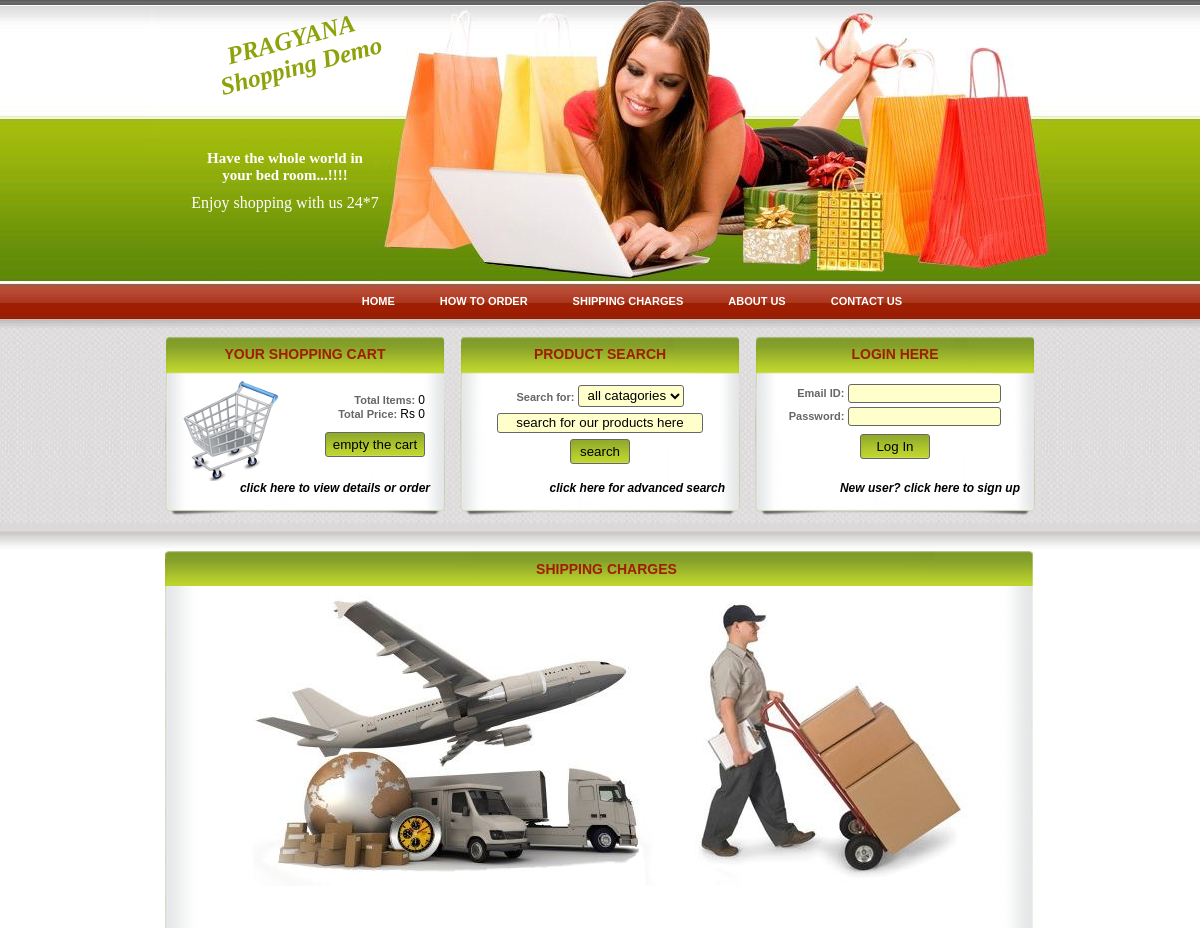
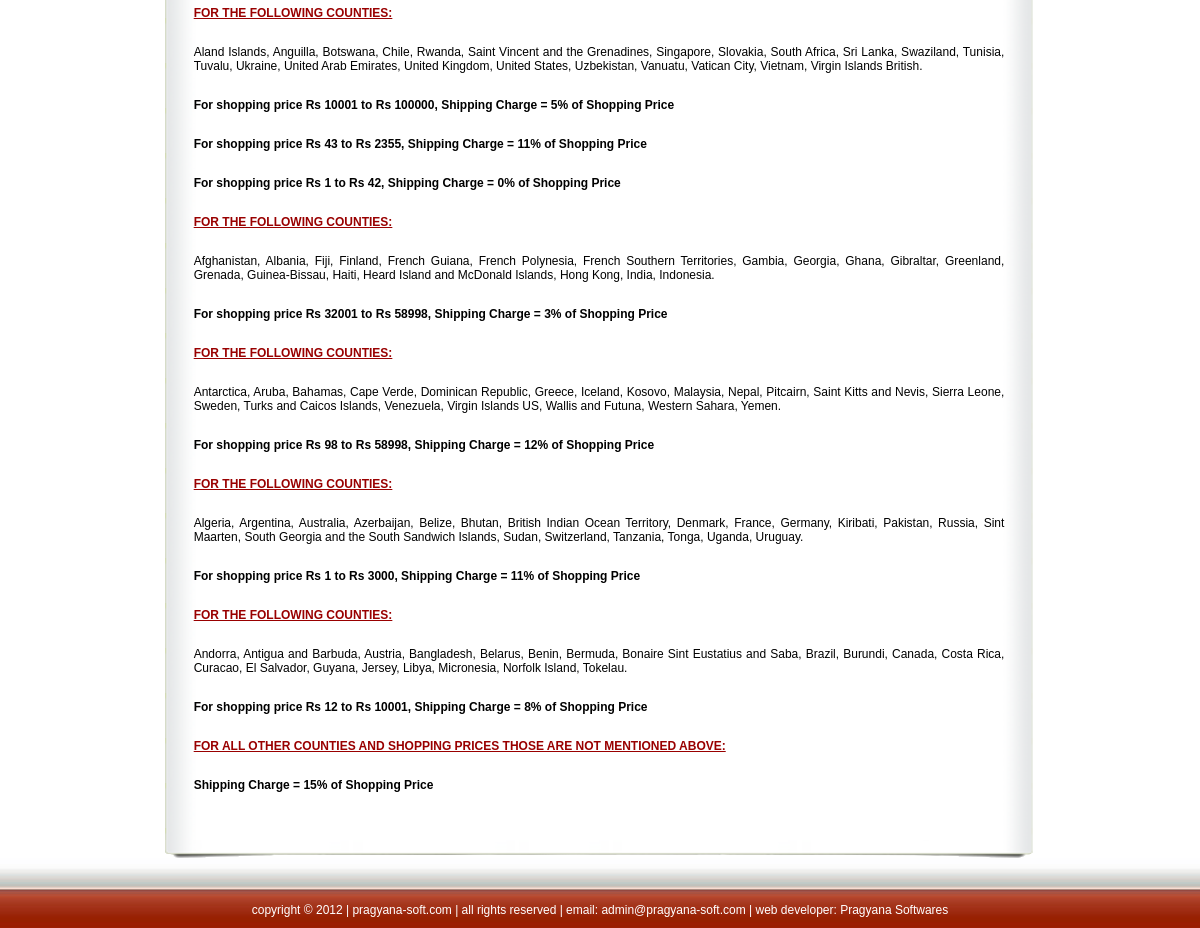
Screenshot of /shipping-charges.php with the database file from the repository (2 pictures, top to bottom).
### tables this page shows
CREATE TABLE IF NOT EXISTS `shipping` (
  `slno` int(15) NOT NULL AUTO_INCREMENT,
  `zone` int(3) NOT NULL,
  `from` int(20) NOT NULL,
  `to` int(20) NOT NULL,
  `shipping` int(2) NOT NULL,
  PRIMARY KEY (`slno`)
);

CREATE TABLE IF NOT EXISTS `settings` (
  `function` varchar(20) NOT NULL,
  `value` int(2) NOT NULL DEFAULT '0',
  PRIMARY KEY (`function`)
);

### shipping-charges.php (the view, shortened to what this page needs)
<?php
	include("include/top.php");
?>
					<div id="main-content-top">
						<h4>Shipping Charges</h4>
					</div>
					<div id="main-content-mid" style="text-align:center;">
						<img src="img/shipping.jpg" style="max-width:800px;" /><br />
						<br /><br />
<table align="center" width="98%" border="0" cellpadding="5" cellspacing="15">
		<?php
		$sql="SELECT MAX(`zone`) FROM `country`";
		$result=mysql_query($sql);
		if($row=mysql_fetch_array($result))
		{
			$zone=$row[0];
		}
		for($i=1;$i<=$zone;$i++)
		{
		?>
	<tr align="left" style="text-transform:uppercase; color:#990000; text-decoration:underline; font-weight:bold;">
		<td>
			For the following counties:
		</td>
	</tr>
	<tr>
		<td style="text-align:justify;">
			<?php
			$sql="SELECT `short_name` FROM `country` WHERE `zone`='".$i."'";
			$result=mysql_query($sql);
			$print="";
			while($row=mysql_fetch_array($result))
			{
				$print=$print.$row['short_name'].", ";
			}
			if($print=="")
			{
				echo "NO COUNTRY";
			}
			else
			{
				$print[(strlen($print))-2]=".";
				echo $print;
			}
			?>
		</td>
	</tr>
	<?php
	$result=mysql_query("SELECT * FROM `shipping` WHERE `zone`='".$i."'");
	while($row=mysql_fetch_array($result))
	{
	?>
	<tr align="left" style="font-weight:bold;">
		<td>
			For shopping price Rs <?php echo $row['from'];?> to Rs <?php echo $row['to'];?>, Shipping Charge = <?php echo $row['shipping'];?>% of Shopping Price
		</td>
	</tr>
	<?php
	}
	?>
		<?php
		}
		?>
	<tr align="left" style="text-transform:uppercase; color:#990000; text-decoration:underline; font-weight:bold;">
		<td>
			For all other counties and shopping prices those are not mentioned above:
		</td>
	</tr>
	<tr align="left" style="font-weight:bold;">
		<td>
			<?php
				$result=mysql_query("SELECT `value` FROM `settings` WHERE `function`='default_shipping'");
				$row=mysql_fetch_array($result);
			?>
			Shipping Charge = <?php echo $row['value'];?>% of Shopping Price
		</td>
	</tr>
</table>
<br /><br />
					</div>
<?php
	include("include/bottom.php");
?>

### css/home.css (style rules this page uses)
body { margin:0; padding:0; text-align:center; overflow-x:hidden; background-image:url(../img/body.jpg); background-repeat:repeat-x; font-family:Verdana, Arial, Helvetica, sans-serif; font-size:12px; }
#lower-content h4 { margin-top:0px; padding-top:10px; text-align:center; font-size:14px; color:#9f1e01; text-transform:uppercase; padding-left:15px; }
#lower-content #main-content #main-content-top { background-image:url(../img/product-bg1.png); background-repeat:no-repeat; background-position:0px 0px; height:35px; }
#lower-content #main-content #main-content-mid { background-image:url(../img/product-bg2.png); background-repeat:repeat-y; background-position:0px 0px; min-height:350px; }

### rows the page displays
shipping: from "10001", to "100000", shipping "5"
shipping: from "43", to "2355", shipping "11"
shipping: from "1", to "42", shipping "0"
shipping: from "32001", to "58998", shipping "3"
shipping: from "98", to "58998", shipping "12"
shipping: from "1", to "3000", shipping "11"
shipping: from "12", to "10001", shipping "8"
settings: value "15"
